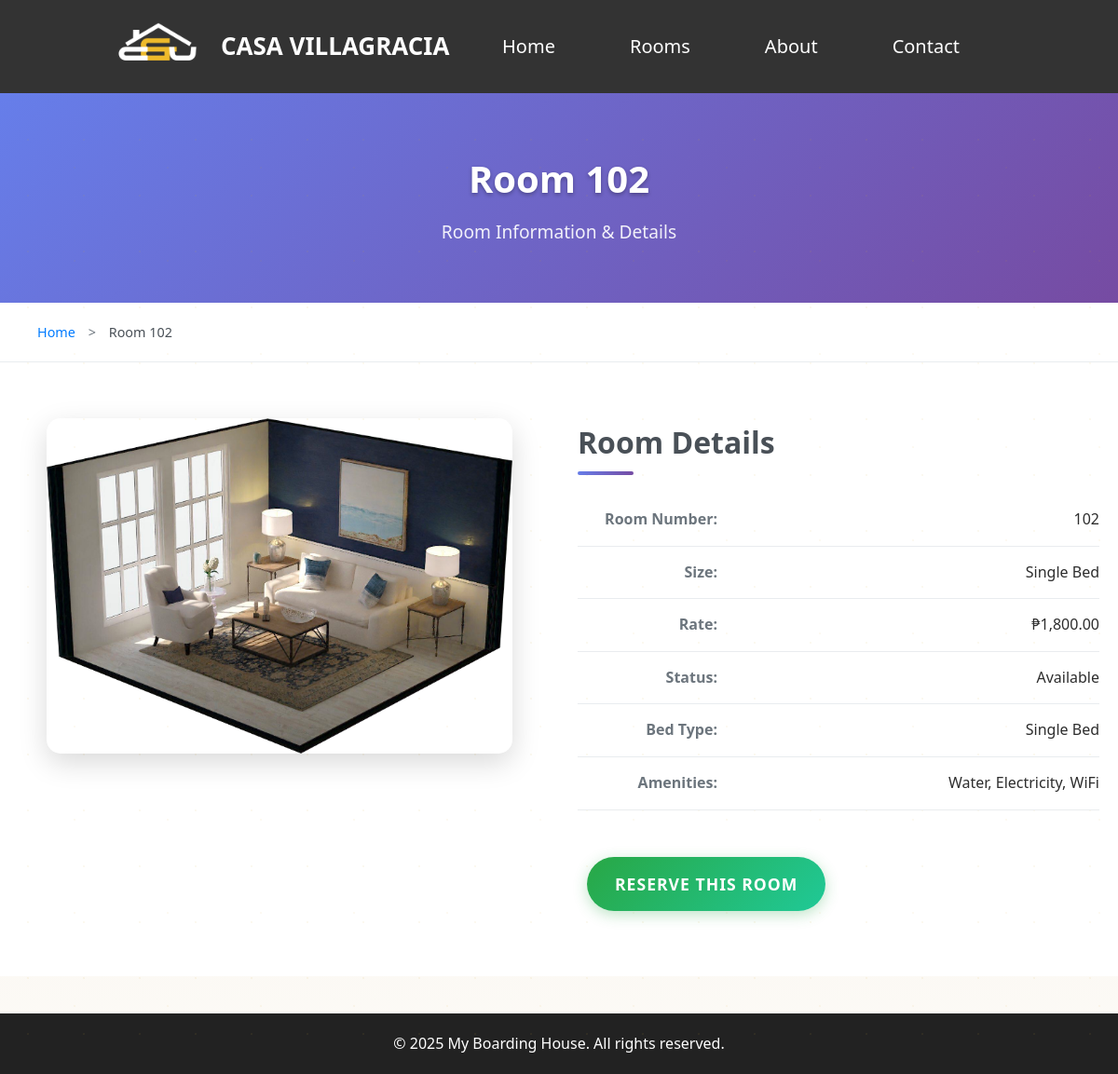
The page /room.php?id=2 on the database its author committed.
### tables this page shows
CREATE TABLE room (
    room_id INT AUTO_INCREMENT PRIMARY KEY,
    room_number VARCHAR(20) NOT NULL UNIQUE,
    room_size VARCHAR(50),
    room_rate DECIMAL(10,2) NOT NULL,
    rstat_id INT NOT NULL,
    FOREIGN KEY (rstat_id) REFERENCES room_status(rstat_id) ON UPDATE CASCADE,
    INDEX (room_rate)
);

CREATE TABLE room_status (
    rstat_id INT AUTO_INCREMENT PRIMARY KEY,
    rstat_desc VARCHAR(50) NOT NULL UNIQUE
);

### public/room.php (the view, shortened to what this page needs)
<?php
require_once __DIR__ . '/../includes/header.php';
require_once __DIR__ . '/../includes/db.php';
$id = $_GET['id'] ?? null;
$stmt = $pdo->prepare("
    SELECT r.*, rs.rstat_desc,
    GROUP_CONCAT(a.amen_name SEPARATOR ', ') AS amenities
    FROM room r
    LEFT JOIN room_status rs ON r.rstat_id = rs.rstat_id
    LEFT JOIN roomamenities ra ON r.room_id = ra.room_id
    LEFT JOIN amenities a ON ra.amen_id = a.amen_id
    WHERE r.room_id = ?
    GROUP BY r.room_id
");
$stmt->execute([$id]);
$room = $stmt->fetch();
?>
<div class="page-header default-template-gradient">
    <div class="container">
        <h2 class="page-title">Room <?= htmlspecialchars($room['room_number']) ?></h2>
        <p class="page-description">Room Information & Details</p>
    </div>
</div>
<div class="breadcrumbs-area">
    <div class="container">
        <div class="breadcrumbs">
            <span class="first-item"><a href="index.php">Home</a></span>
            <span class="separator">></span>
            <span class="last-item">Room <?= htmlspecialchars($room['room_number']) ?></span>
        </div>
    </div>
</div>
<div class="details-area">
    <div class="container">
        <div class="gallery-header">
            <img src="./assets/images/Room.png"
                 onerror="this.src='./assets/images/Room.png';"
                 alt="Room <?= htmlspecialchars($room['room_number']) ?>"
                 class="main-image">
        </div>
        <div class="details-content">
            <h3 class="title">Room Details</h3>
            <ul class="details-list">
                <li><span>Room Number:</span> <?= htmlspecialchars($room['room_number']) ?></li>
                <li><span>Size:</span> <?= htmlspecialchars($room['room_size']) ?></li>
                <li><span>Rate:</span> ₱<?= number_format($room['room_rate'], 2) ?></li>
                <li><span>Status:</span> <?= htmlspecialchars($room['rstat_desc']) ?></li>
                <li><span>Bed Type:</span> <?= htmlspecialchars($room['bed_type'] ?? "Single Bed") ?></li>
                <li><span>Amenities:</span> <?= htmlspecialchars($room['amenities'] ?: "None") ?></li>
            </ul>
            <a href="reservation.php?room_id=<?= $room['room_id'] ?>"
               class="reserve-btn">
               Reserve This Room
            </a>
        </div>
    </div>
</div>
<?php require_once __DIR__ . '/../includes/footer.php'; ?>

### public/assets/css/style.css (style rules this page uses)
body { margin: 0; line-height: 1.6; padding: 0; font-family: Arial, sans-serif; background: #f7f7f7; }
.container { max-width: 1200px; margin: 0 auto; padding: 20px; }
h1, h2 { margin-top: 0; }

### public/assets/css/rooms.css (style rules this page uses)
.page-title { font-size: 2.2rem; margin-bottom: 25px; }
.room-btn, .reserve-btn { display: block; margin: 10px; padding: 10px 0; border-radius: 6px; text-align: center; text-decoration: none; font-weight: bold; }
.reserve-btn { background: #28a745; color: white; }

### public/assets/css/room.css (style rules this page uses)
* { margin: 0; padding: 0; box-sizing: border-box; }
body { font-family: 'Segoe UI', Tahoma, Geneva, Verdana, sans-serif; line-height: 1.6; color: #333; background-color: #f8f9fa; }
.page-header { background: linear-gradient(135deg, #667eea 0%, #764ba2 100%); color: white; padding: 60px 0; text-align: center; box-shadow: 0 4px 6px rgba(0, 0, 0, 0.1); }
.page-header .container { max-width: 1200px; margin: 0 auto; padding: 0 20px; }
.page-title { font-size: 2.5rem; font-weight: 700; margin-bottom: 10px; text-shadow: 0 2px 4px rgba(0, 0, 0, 0.3); }
.page-description { font-size: 1.2rem; opacity: 0.9; }
.breadcrumbs-area { background-color: #fff; padding: 20px 0; border-bottom: 1px solid #e9ecef; }
.breadcrumbs { max-width: 1200px; margin: 0 auto; padding: 0 20px; font-size: 0.9rem; color: #6c757d; }
.breadcrumbs a { color: #007bff; text-decoration: none; transition: color 0.3s ease; }
.breadcrumbs .separator { margin: 0 10px; }
.breadcrumbs .last-item { color: #495057; font-weight: 500; }
.details-area { padding: 60px 0; background-color: #fff; }
.details-area .container { max-width: 1200px; margin: 0 auto; padding: 0 20px; display: flex; flex-wrap: wrap; gap: 40px; align-items: flex-start; }
.gallery-header { flex: 1; min-width: 300px; text-align: center; }
.main-image { width: 100%; max-width: 500px; height: auto; border-radius: 15px; box-shadow: 0 10px 30px rgba(0, 0, 0, 0.15); transition: transform 0.3s ease, box-shadow 0.3s ease; }
.details-content { flex: 1; min-width: 300px; }
.details-content .title { font-size: 2rem; font-weight: 600; color: #495057; margin-bottom: 30px; position: relative; }
.details-content .title::after { content: ''; position: absolute; bottom: -10px; left: 0; width: 60px; height: 4px; background: linear-gradient(135deg, #667eea, #764ba2); border-radius: 2px; }
.details-list { list-style: none; margin-bottom: 40px; }
.details-list li { display: flex; justify-content: space-between; align-items: center; padding: 15px 0; border-bottom: 1px solid #e9ecef; transition: background-color 0.3s ease; }
.details-list li span:first-child { font-weight: 600; color: #495057; flex: 0 0 150px; }
.details-list li span:last-child { color: #6c757d; text-align: right; }
.reserve-btn { display: inline-block; background: linear-gradient(135deg, #28a745, #20c997); color: white; padding: 15px 30px; text-decoration: none; font-weight: 600; font-size: 1.1rem; border-radius: 50px; box-shadow: 0 4px 15px rgba(40, 167, 69, 0.3); transition: all 0.3s ease; text-transform: uppercase; letter-spacing: 1px; }

### public/assets/css/about.css (style rules this page uses)
* { margin: 0; padding: 0; box-sizing: border-box; }
body { font-family: 'Segoe UI', Tahoma, Geneva, Verdana, sans-serif; color: #333; line-height: 1.6; background: linear-gradient(180deg, #fdfbf7 0%, #f5f0e8 50%, #fdfbf7 100%); position: relative; }
body::before { content: ''; position: fixed; top: 0; left: 0; right: 0; bottom: 0; background-image: radial-gradient(circle, rgba(212, 175, 55, 0.08) 1px, transparent 1px), radial-gradient(circle, rgba(218, 165, 32, 0.06) 1.5px, transparent 1.5px); background-size: 60px 60px, 100px 100px; background-position: 0 0, 30px 30px; pointer-events: none; z-index: 0; }

### public/assets/css/contact.css (style rules this page uses)
* { margin: 0; padding: 0; box-sizing: border-box; }
body { font-family: 'Segoe UI', Tahoma, Geneva, Verdana, sans-serif; color: #333; line-height: 1.6; background: linear-gradient(180deg, #fdfbf7 0%, #f5f0e8 50%, #fdfbf7 100%); position: relative; }
body::before { content: ''; position: fixed; top: 0; left: 0; right: 0; bottom: 0; background-image: radial-gradient(circle, rgba(212, 175, 55, 0.08) 1px, transparent 1px), radial-gradient(circle, rgba(218, 165, 32, 0.06) 1.5px, transparent 1.5px); background-size: 60px 60px, 100px 100px; background-position: 0 0, 30px 30px; pointer-events: none; z-index: 0; }

### rows shown on the page
room: room_number "102", room_size "Single Bed", room_rate "1,800.00", rstat.rstat_desc "Available"

### other values the page prints
$room['bed_type'] "Single Bed"
$room['amenities'] ?: "None" "Water, Electricity, WiFi"
